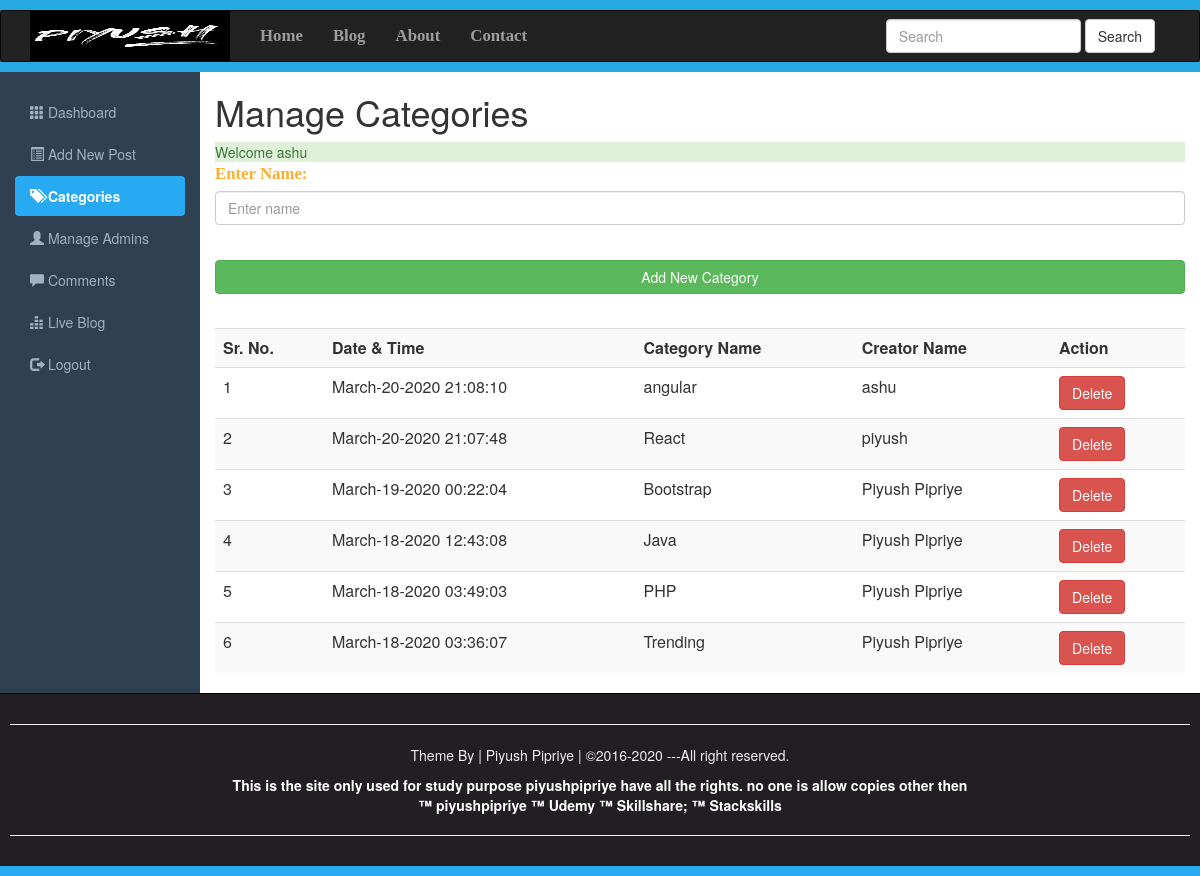
Screenshot of /category.php (signed in) with the database file from the repository.
### tables this page shows
CREATE TABLE `category` (
  `id` int(10) NOT NULL,
  `datetime` varchar(50) NOT NULL,
  `name` varchar(100) NOT NULL,
  `creatornm` varchar(200) NOT NULL
);

### category.php (the view, shortened to what this page needs)
<?php require_once("include/session.php"); ?>
<!DOCTYPE>
<html>
<head>
<link rel="stylesheet" href="css/bootstrap.css">
<link rel="stylesheet" href="https://maxcdn.bootstrapcdn.com/bootstrap/3.3.7/css/bootstrap.min.css">
<link rel="stylesheet" href="css/adminstyle.css">
</head>
<body>
	<div style="height:10px; background:#27aae1;"></div>
<nav class="navbar navbar-inverse" role="navigation">
<div class="container">
<div class="navbar-header">
<a class="navbar-brand" href="Blog.php">
<img style="margin-top:-15px;" src="images/piyush.jpg" width=200; height=50;></a>
</div>
<div class="collapse navbar-collapse" id="collapse">
<ul class="nav navbar-nav">
<li><a href="home.php">Home</a></li>
<li><a href="Blog.php">Blog</a></li>
<li><a href="about.php">About</a></li>
<li><a href="contact.php">Contact</a></li>
</ul>
<form class="navbar-form navbar-right" action="Blog.php">
<div class="form-group">
<input type="text" class="form-control" placeholder="Search" name="Search">
</div>
<button class="btn btn-default" name="SearchButton">Search</button>
</form>
</div>
</div>
</nav>
<div class="line" style="height:10px; background:#27aae1;"></div>
<div class="container-fluid">
<div class="row">
<div class="col-sm-2">
<ul class="nav nav-pills nav-stacked" id="sidemenu">
<li><a href="dashboard.php"><span class="glyphicon glyphicon-th"></span>&nbsp;Dashboard</a></li>
<li><a href="addnewpost.php"><span class="glyphicon glyphicon-list-alt"></span>&nbsp;Add New Post</a></li>
<li class="active"><a href="category.php"><span class="glyphicon glyphicon-tags"></span>&nbsp;Categories</a></li>
<li><a href="admins.php"><span class="glyphicon glyphicon-user"></span>&nbsp;Manage Admins</a></li>
<li><a href="comments.php"><span class="glyphicon glyphicon-comment"></span>&nbsp;Comments</a></li>
<li><a href="#"><span class="glyphicon glyphicon-equalizer"></span>&nbsp;Live Blog</a></li>
<li><a href="logout.php"><span class="glyphicon glyphicon-log-out"></span>&nbsp;Logout</a></li>
</ul>
</div>
<div class="col-sm-10">
<h1>Manage Categories</h1>
<div> <?php echo Message();
echo SuccessMessage(); ?> </div>
<div>
<form action="category.php" method="post">
<fieldset>
<div class="form-group">
<label for="categoryname"><span class="fieldinfo">Enter Name:</span></label>
<input class="form-control" type="text" name="cate" id="categoryname" placeholder="Enter name">
</div>
<br>
<input class="btn btn-success btn-block" type="Submit" name="Submit" value="Add New Category">
<br>
</fieldset>
</form>
</div>
<div class="table-responsive">
<table class="table table-striped table-hover">
<tr>
<th>Sr. No.</th>
<th>Date & Time</th>
<th>Category Name</th>
<th>Creator Name</th>
<th>Action</th>
</tr>
<?php
global $conn;
$view = "SELECT * FROM category ORDER BY datetime desc";
$exec  = $conn->query($view);
$sr = 0;
while($data=mysqli_fetch_array($exec)){
	$id = $data["id"];
	$datetime = $data["datetime"];
	$name = $data["name"];
	$creatornm = $data["creatornm"];
	$sr++;
?>
<tr>
<td><?php echo $sr ; ?> </td>
<td><?php echo $datetime ; ?> </td>
<td><?php echo $name ; ?> </td>
<td><?php echo $creatornm ; ?> </td>
<td><a href="deletecat.php?id=<?php echo$id?>"><span class="btn btn-danger">Delete</span></a></td>
</tr>
<?php } ?>
</table>
</div>
</div>
</div>
</div>
<div id="Footer">
<hr><p>Theme By | Piyush Pipriye | &copy;2016-2020 ---All right reserved. </p>
<a style="color:white; text-decoration: none; cursor: pointer; font-weight:bold;" href="github.com/piyushpipriye">
<p>This is the site only used for study purpose piyushpipriye have all the rights. no one is allow copies other then <br>&trade; piyushpipriye
&trade; Udemy &trade; Skillshare; &trade; Stackskills </p></a><hr>
</div>
<div style="height:10px; background:#27AAF1;">
</div>
</body>
</html>

### css/adminstyle.css (style rules this page uses)
body { background-color: #2f4050; }
.col-sm-10 { background-color: #ffffff; }
#sidemenu a { color:#9fb1c2; }
#sidemenu .active a { color:#ffffff; background:#27AAF1; font-weight:bold; }
#Footer { padding: 10px; border-top:1px solid black; color:#eeeeee; background-color:#211f22; text-align:center; }
.navbar-nav li { font-weight:bold; font-family: Bitter,Georgia,Times,"Times New Roman",serif; font-size:1.2em; }
.line { margin-top:-20px }

### category.php (style rules this page uses)
.fieldinfo { color:rgb(251,174,44); font-family:Bitter,Georgia,"Times New Roman",Times,serif; font-size:1.2em; }

### rows the page displays
category: datetime "March-20-2020 21:08:10", name "angular", creatornm "ashu"
category: datetime "March-20-2020 21:07:48", name "React", creatornm "piyush"
category: datetime "March-19-2020 00:22:04", name "Bootstrap", creatornm "Piyush Pipriye"
category: datetime "March-18-2020 12:43:08", name "Java", creatornm "Piyush Pipriye"
category: datetime "March-18-2020 03:49:03", name "PHP", creatornm "Piyush Pipriye"
category: datetime "March-18-2020 03:36:07", name "Trending", creatornm "Piyush Pipriye"

### other values shown
SuccessMessage() "Welcome ashu"
